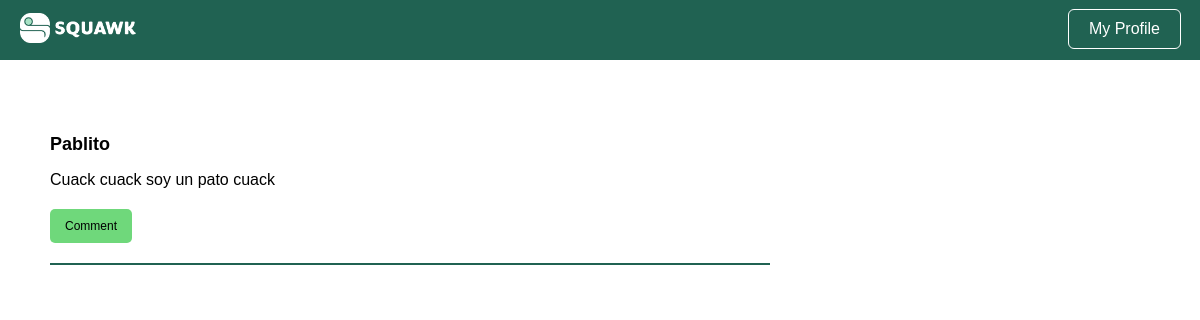
The page /thread/88 (signed in) on the database as committed earlier.
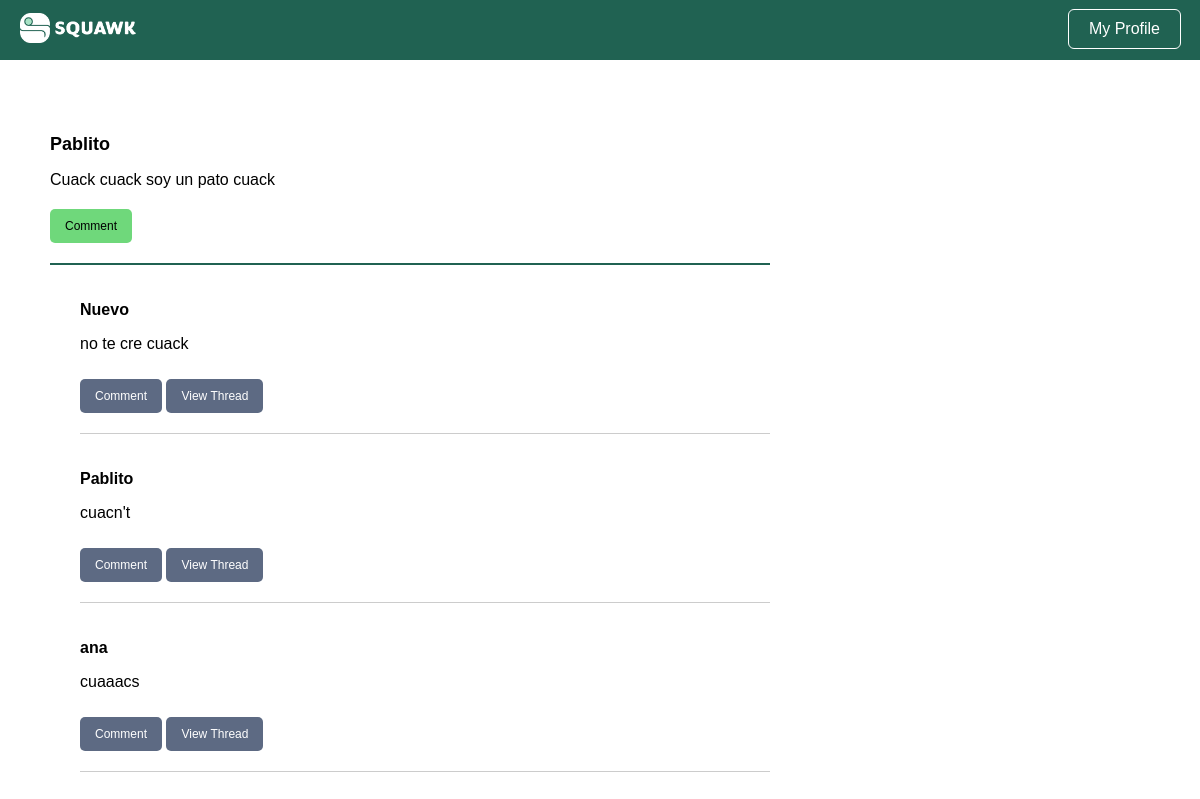
The same page on the database as committed later.
### tables this page shows
CREATE TABLE users (
  user_id INTEGER PRIMARY KEY AUTOINCREMENT,
  username VARCHAR NOT NULL,
  password VARCHAR NOT NULL,
  is_admin BOOLEAN NOT NULL
);

CREATE TABLE squawks (
  squawk_id INTEGER PRIMARY KEY AUTOINCREMENT,
  content VARCHAR NOT NULL,
  is_reply_to INT,
  user_id INT,
  created TIMESTAMP NOT NULL DEFAULT CURRENT_TIMESTAMP
);

### ui/squawk_controller.py (the view)
def thread(squawk_id):
  user_id = session['user_id']
  squawk = ss.get_squawk(squawk_id=squawk_id)
  user = us.get_user(squawk.user_id).username
  squawk_info = (squawk, user)
  thread = ts.get_thread(squawk.squawk_id)
  thread_users = [us.get_user(squawk.user_id).username for squawk in thread]
  thread_info = list(zip(thread, thread_users))
  return render_template('thread.html', squawk_info=squawk_info, thread_info=thread_info, user_id=user_id)

### bl/squawk_service.py (called while the page is built)
  def get_squawk(self, squawk_id):
    squawk = self.squawkDAO.get(squawk_id)
    return squawk

### bl/thread_service.py (called while the page is built)
  def get_thread(self, squawk_id):
    squawk = self.squawkDAO.get(squawk_id)
    if not squawk:
      return []
    thread = self._get_replies(squawk_id)
    return thread

  def _get_replies(self, squawk_id):
    replies = []
    squawks = self.squawkDAO.getall()
    for x in squawks:
      if x.is_reply_to == squawk_id:
        replies.append(x)
    return replies

### bl/user_service.py (called while the page is built)
  def get_user(self, user_id):
    user = self.userDAO.get(user_id)
    return user

### dl/squawk_dao.py (called while the page is built)
  def get(self, squawkID):
    query = "SELECT * FROM squawks WHERE squawk_id = ?"
    result = self.DB.run_query(query, (squawkID, ))
    try:
      data = result.fetchone()
      squawk = Squawk(data)
      return squawk
    except:
      return None

  def getall(self):
    query = "SELECT * FROM squawks ORDER BY created DESC"
    result = self.DB.run_query(query)
    try:
      data_list = result.fetchall()
      squawks = []
      for data in data_list:
        squawk = Squawk(data)
        squawks.append(squawk)
      return squawks
    except:
      return None

### templates/thread.html (shortened to what this page needs)
<!DOCTYPE html>
<html>
  <head>
    <link rel="stylesheet" href="{{ url_for('static', filename='squawk_basic.css') }}" />
    <link rel="stylesheet" href="{{ url_for('static', filename='squawk_render.css') }}" />
  </head>
  <body>
    <div class="navbar">
      <a href="{{url_for('home')}}"><img src="{{ url_for('static', filename='img/squawk_long.png') }}" alt="Squawk Logo" class="logo"></a>
      <a href="{{ url_for('user', user_id=user_id) }}"><button class="login-button">My Profile</button></a>
    </div>
    <div class="board">
      <div class="squawk">
        <h4>
          <a href="{{url_for('user', user_id=squawk_info[0].user_id)}}"> {{squawk_info[1]}} </a>
        </h4>
        <p> {{squawk_info[0].content}} </p>
        <a href="{{ url_for('comment', is_reply_to=squawk_info[0].squawk_id) }}"><button id="{{squawk_info[0].squawk_id}}">Comment</button></a>
      </div>
      {% for thread, t_user in thread_info %}
      <div class="thread">
        <div class="comment">
          <p class="username">
            <a href="{{url_for('user', user_id=thread.user_id)}}"> {{t_user}} </a>
          </p>
          <p> {{thread.content}} </p>
          <a href="{{ url_for('comment', is_reply_to=thread.squawk_id) }}"><button id="{{thread.squawk_id}}">Comment</button></a>
          <a href="{{ url_for('thread', squawk_id=thread.squawk_id) }}"><button id="{{thread.squawk_id}}">View Thread</button></a>
        </div>
      </div>
      {% endfor %}
    </div>
  </body>
</html>

Rows that differ between the two databases and show on the page:
now on one of the page's lists (row unchanged): users: username "Pablito", content "cuacn't"
added users: username "Nuevo", content "no te cre cuack"
added users: username "ana", content "cuaaacs"
